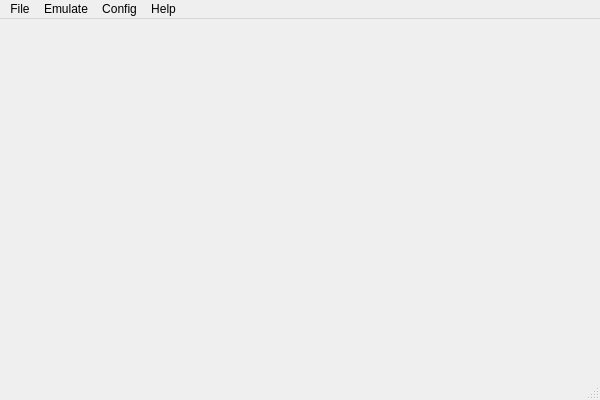
<?xml version="1.0" encoding="UTF-8"?>
<ui version="4.0">
 <class>MainWindow</class>
 <widget class="QMainWindow" name="MainWindow">
  <property name="geometry">
   <rect>
    <x>0</x>
    <y>0</y>
    <width>600</width>
    <height>400</height>
   </rect>
  </property>
  <property name="acceptDrops">
   <bool>false</bool>
  </property>
  <property name="windowTitle">
   <string>MainWindow</string>
  </property>
  <property name="toolButtonStyle">
   <enum>Qt::ToolButtonTextOnly</enum>
  </property>
  <widget class="QWidget" name="centralWidget"/>
  <widget class="QMenuBar" name="menuBar">
   <property name="enabled">
    <bool>true</bool>
   </property>
   <property name="geometry">
    <rect>
     <x>0</x>
     <y>0</y>
     <width>600</width>
     <height>21</height>
    </rect>
   </property>
   <widget class="QMenu" name="menuFile">
    <property name="title">
     <string>File</string>
    </property>
    <addaction name="actionOpen_ISO"/>
    <addaction name="separator"/>
    <addaction name="actionSelect_BIOS"/>
    <addaction name="actionSelect_Lang_BIOS"/>
    <addaction name="separator"/>
    <addaction name="actionScreenshot"/>
    <addaction name="separator"/>
    <addaction name="actionExit"/>
   </widget>
   <widget class="QMenu" name="menuCPU">
    <property name="title">
     <string>Emulate</string>
    </property>
    <addaction name="actionStart"/>
    <addaction name="actionPause_Resume"/>
   </widget>
   <widget class="QMenu" name="menuConfig">
    <property name="title">
     <string>Config</string>
    </property>
    <addaction name="actionInput"/>
    <addaction name="actionFullscreen"/>
    <addaction name="actionKeep_Aspect"/>
   </widget>
   <widget class="QMenu" name="menuHelp">
    <property name="title">
     <string>Help</string>
    </property>
    <addaction name="actionAbout"/>
   </widget>
   <addaction name="menuFile"/>
   <addaction name="menuCPU"/>
   <addaction name="menuConfig"/>
   <addaction name="menuHelp"/>
  </widget>
  <widget class="QStatusBar" name="statusBar"/>
  <action name="actionOpen_ISO">
   <property name="text">
    <string>Open ISO</string>
   </property>
  </action>
  <action name="actionSelect_BIOS">
   <property name="text">
    <string>Select Main BIOS</string>
   </property>
  </action>
  <action name="actionExit">
   <property name="text">
    <string>Exit</string>
   </property>
  </action>
  <action name="actionStart">
   <property name="text">
    <string>3DO On/Off</string>
   </property>
  </action>
  <action name="actionPause">
   <property name="text">
    <string>Pause/Resume</string>
   </property>
  </action>
  <action name="actionAbout">
   <property name="text">
    <string>About</string>
   </property>
  </action>
  <action name="actionInput">
   <property name="text">
    <string>Input</string>
   </property>
  </action>
  <action name="actionPause_Resume">
   <property name="text">
    <string>Pause/Resume</string>
   </property>
  </action>
  <action name="actionSelect_Lang_BIOS">
   <property name="text">
    <string>Select Lang BIOS</string>
   </property>
  </action>
  <action name="actionFullscreen">
   <property name="checkable">
    <bool>true</bool>
   </property>
   <property name="text">
    <string>Fullscreen (F9)</string>
   </property>
   <property name="toolTip">
    <string>Fullscreen (F9)</string>
   </property>
  </action>
  <action name="actionScreenshot">
   <property name="text">
    <string>Screenshot (F4)</string>
   </property>
   <property name="toolTip">
    <string>Screenshot (F4)</string>
   </property>
  </action>
  <action name="actionKeep_Aspect">
   <property name="checkable">
    <bool>true</bool>
   </property>
   <property name="text">
    <string>Keep Aspect</string>
   </property>
  </action>
 </widget>
 <layoutdefault spacing="6" margin="11"/>
 <resources/>
 <connections/>
</ui>
